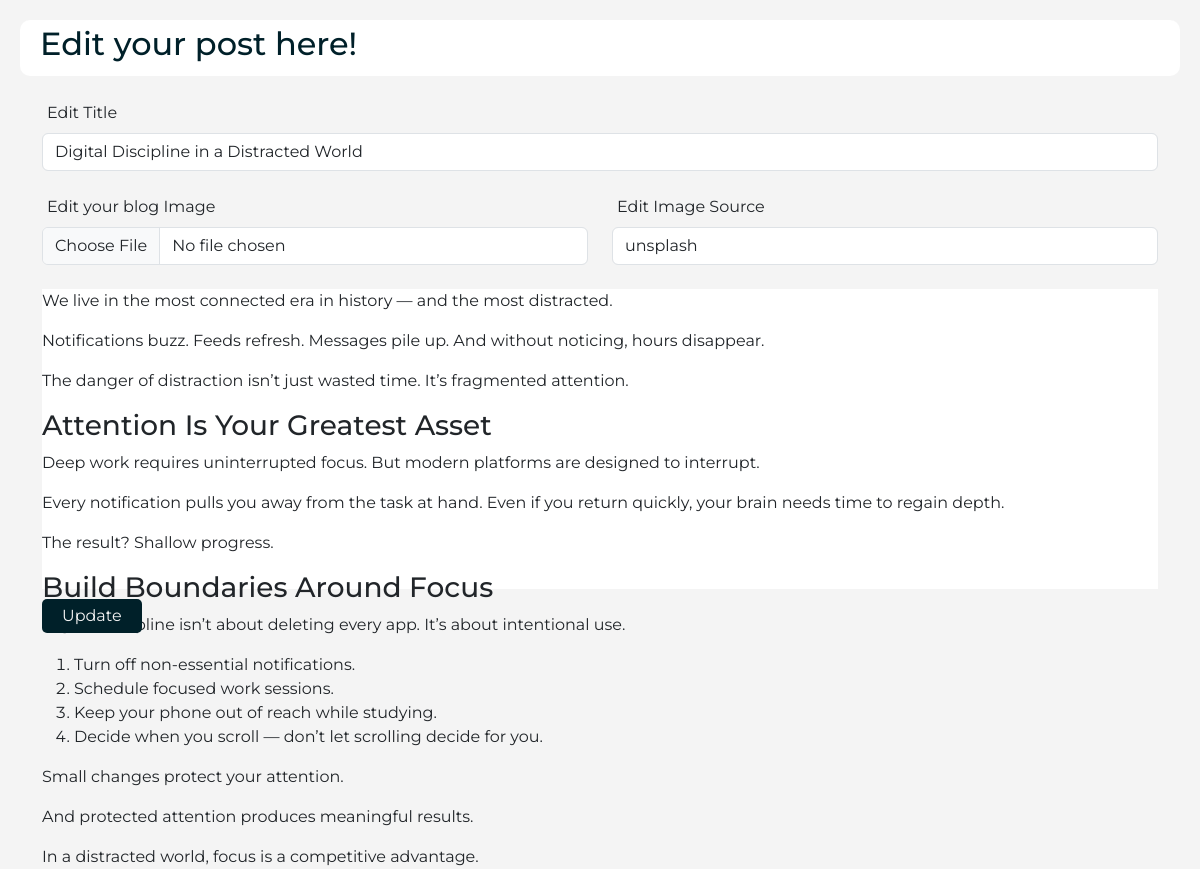
The app's page /edit.php?id=4 (signed in) with its own data.
### tables this page shows
CREATE TABLE `posts` (
  `id` int(11) NOT NULL,
  `title` varchar(300) NOT NULL,
  `slug` varchar(350) NOT NULL,
  `image` varchar(255) NOT NULL,
  `image_source` varchar(255) NOT NULL,
  `content` mediumtext NOT NULL,
  `date` datetime NOT NULL DEFAULT current_timestamp()
);

### edit.php (the view, shortened to what this page needs)
<?php
include("./includes/db_connect.php");
$post_id = (int) $_GET['id'];
$sql = "SELECT * FROM posts WHERE id = ?";
$stmt = mysqli_prepare($connection, $sql);
mysqli_stmt_bind_param($stmt, "i", $post_id);
mysqli_stmt_execute($stmt);
$result = mysqli_stmt_get_result($stmt);
$row = mysqli_fetch_assoc($result);
?>
<!DOCTYPE html>
<html lang="en">
<?php include("./includes/post-header.php") ?>
<body>
  <main style="margin: 0;">
    <div class="main-nav">
      <h2>Edit your post here!</h2>
    </div>
    <div class="new-post">
      <div class="container">
        <form id="postForm" action="update.php" method="post" enctype="multipart/form-data">
          <div class="mb-4">
            <label for="Blog Title" class="form-label">Edit Title</label>
            <input type="text" class="form-control" id="blog-title" name="title" placeholder="This is the title of the blog ... " value="<?php echo $row['title'] ?>">
          </div>
          <div class="row">
            <div class="col-lg-6 col-sm-6">
              <div class="mb-4">
                <label for="formFile" class="form-label">Edit your blog Image</label>
                <input class="form-control" name="image" type="file" id="formFile">
              </div>
            </div>
            <div class="col-lg-6 col-sm-6">
              <div class="mb-4">
                <label for="Image Source" class="form-label">Edit Image Source</label>
                <input type="text" class="form-control" id="image-source" name="img-src" value="<?php echo $row['image_source'] ?>">
              </div>
            </div>
          </div>
          <div id="editor">
            <?php echo $row['content'] ?>
          </div>
          <button type="submit" name="publish">Update</button>
        </form>
      </div>
    </div>
  </main>
</body>
</html>

### styles/dashboard.css (style rules this page uses)
* { margin: 0; padding: 0; box-sizing: border-box; font-family: "Montserrat", sans-serif; }
body { background: #f4f4f4; }
main { margin-left: 230px; padding-top: 20px; }
main .main-nav { display: flex; justify-content: space-between; padding: 5px 20px; background-color: #fff; margin: 0px 20px; border-radius: 10px; }
main .main-nav h2 { color: #002029; }
#editor { height: 300px; background-color: #fff; }
.new-post { margin: 20px 0; padding: 5px; }
.new-post label { margin-left: 5px; }
.new-post button { margin: 10px 0; padding: 5px 20px; border-radius: 5px; border: none; background-color: #002029; color: #f4f4f4; }

### records on screen
posts: title "Digital Discipline in a Distracted World", img-src "unsplash", content "We live in the most connected era in history — and the most distracted. Notifications buzz. Feeds refresh. Messages pile up. And without noticing, hours disappear. The danger of distraction isn’t just wasted time. It’s fragmented attention. Attention Is Your Greatest Asset Deep work requires uninterrupted focus. But modern platforms are designed to interrupt. Every notification pulls you away from the task at hand. Even if you return quickly, your brain needs time to regain depth. The result? Shallow progress. Build Boundaries Around Focus Digital discipline isn’t about deleting every app. It’s about intentional use. Turn off non-essential notifications. Schedule focused work sessions. Keep…"
